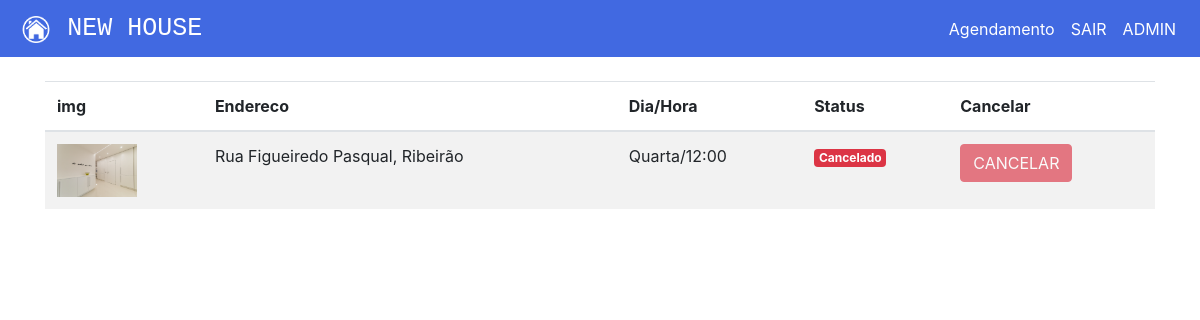
The app's page /agendamentos (signed in), older data.
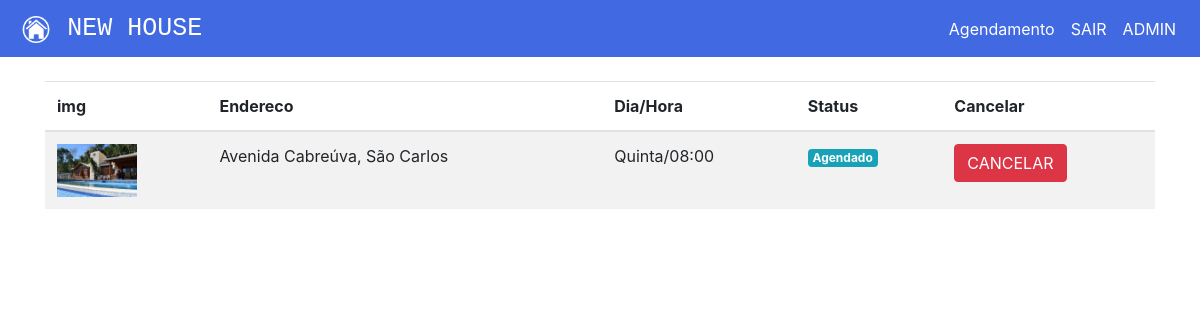
The same page, newer data.
### plataforma/models.py (models this page shows, shortened)
class Visitas(models.Model):
    choices = (('S', 'Segunda'),
            ('T', 'Terça'),
            ('Q', 'Quarta'),
            ('QI', 'Quinta'),
            ('SE', 'Sexta'),
            ('SA', 'Sabado'),
            ('D', 'Domingo'))
    choices_status = (('A', 'Agendado'),
                    ('F', 'Finalizado'),
                    ('C', 'Cancelado'))
    imovel = models.ForeignKey(Imovei, on_delete=models.DO_NOTHING)
    usuario = models.ForeignKey(User, on_delete=models.DO_NOTHING)
    dia = models.CharField(max_length=20)
    horario = models.TimeField()
    status = models.CharField(max_length=1, choices=choices_status, default="A")

class Imovei(models.Model):
    choices = (('V', 'Venda'),
            ('A', 'Aluguel'))
    choices_imovel = (('A', 'Apartamento'),
            ('C', 'Casa'))
    imagens = models.ManyToManyField(Imagem)
    valor = models.DecimalField(max_digits=8,decimal_places=2)
    quartos = models.IntegerField()
    tamanho = models.DecimalField(max_digits=8,decimal_places=2)
    cidade = models.ForeignKey(Cidade, on_delete=models.DO_NOTHING)
    rua = models.CharField(max_length=50)
    tipo = models.CharField(max_length=1, choices=choices)
    tipo_imovel = models.CharField(max_length=1, choices=choices_imovel)
    numero = models.IntegerField()
    descricao = models.TextField()
    dias_visita = models.ManyToManyField(DiasVisita)
    horarios = models.ManyToManyField(Horario)

class Imagem(models.Model):
    img = models.ImageField(upload_to='img')
    def __str__(self) -> str:
        return self.img.url

class Cidade(models.Model):
    nome = models.CharField(max_length=30)
    def __str__(self) -> str:
        return self.nome

### plataforma/views.py (the view)
# urls.py: path('agendamentos', views.agendamentos, name="agendamentos"),
def agendamentos(request):
    visitas = Visitas.objects.filter(usuario=request.user)
    return render(request, "agendamentos.html", {'visitas': visitas})

### plataforma/templates/agendamentos.html (shortened to what this page needs)
{% extends 'base.html' %}
{% load static %}
{% block 'head' %}
<link rel="stylesheet" href="{% static 'plataforma/css/home.css' %}">
{% endblock  %}
{% block 'body' %}
    <div class="container">
        <br>
        <table class="table table-striped">
        <thead>
            <tr>
                <th scope="col">img</th>
                <th scope="col">Endereco</th>
                <th scope="col">Dia/Hora</th>
                <th scope="col">Status</th>
                <th scope="col">Cancelar</th>
            </tr>
        </thead>
        <tbody>
            {% for visita in visitas %}
                <tr>
                    <th><img width="80" src="{{visita.imovel.imagens.all.0}}"></th>
                    <td>{{visita.imovel.rua}}, {{visita.imovel.cidade}}</td>
                    <td>{{visita.dia}}/{{visita.horario}}</td>
                    <td>
                        {% if visita.status == "A" %}
                            <span class="badge badge-info">Agendado</span>
                        {% endif %}
                        {% if visita.status == "C" %}
                            <span class="badge badge-danger">Cancelado</span>
                        {% endif %}
                    </td>
                    <td>
                        {% if visita.status == "A" %}
                            <a href="{% url 'cancelar_agendamento' visita.id %}" class="btn btn-danger">CANCELAR</a>
                        {% else %}
                            <a href="" class="btn btn-danger disabled">CANCELAR</a>
                        {% endif %}
                    </td>
                </tr>
            {% endfor %}
        </tbody>
    </table>
    </div>
{% endblock  %}

Row changes from the older to the newer data that the page shows:
removed Visitas: imovel.imagens.all.0 (picture), imovel.rua "Rua Figueiredo Pasqual", imovel.cidade "Ribeirão", dia "Quarta", horario "12:00", status "Cancelado"
added Visitas: imovel.imagens.all.0 (picture), imovel.rua "Avenida Cabreúva", imovel.cidade "São Carlos", dia "Quinta", horario "08:00", status "Agendado"
